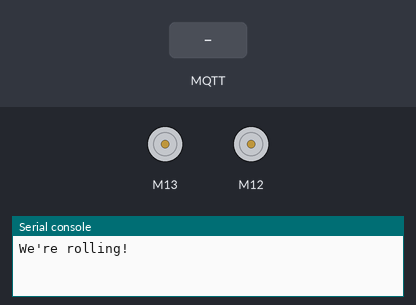
The program below on a simulated Raspberry Pi Pico running CircuitPython. Parts: 2 × DC motor (green arrow = forward, orange = backward, longer = faster), the last lines printed to the serial console. The inputs (shaded band) are chosen by the test bench. No MQTT or app messages arrive unless stated.

Above: at 2.9 s.
3.0 s: MQTT message "forward" arrives on the first subscribed topic
At 4.2 s:
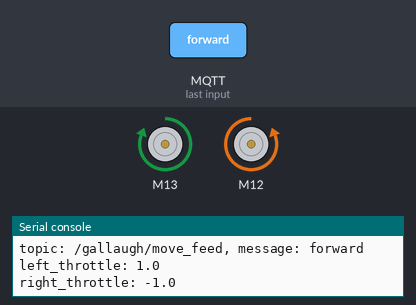
4.5 s: MQTT message "back" arrives on the first subscribed topic
At 5.4 s:
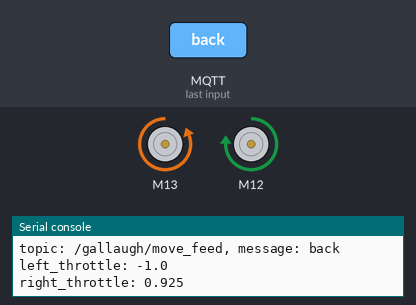
6.0 s: MQTT message "left" arrives on the first subscribed topic
At 6.6 s:
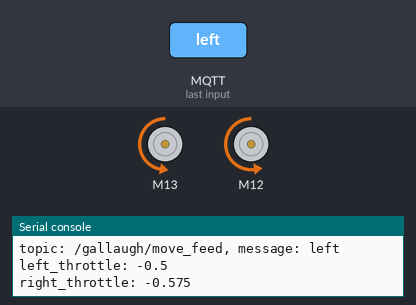
7.5 s: MQTT message "right" arrives on the first subscribed topic
At 8.9 s:
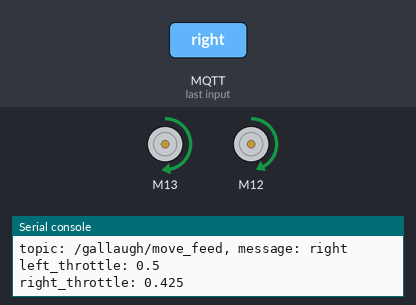
Timing chart, 0 to 10.0 s (numbered marks = the images above; inputs shaded):
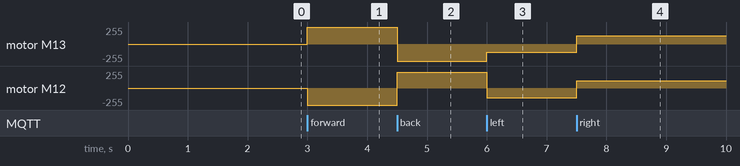

The program:

code.py
```python
# MQTT Raspberry Pi Pico W Robot with BC MQTT Server & CircuitPython
# Assumes:
# - Pico's MAC address has been registered at helix.bc.edu
# - Client is running on eduroam
# - settings.toml has these values:
#  CIRCUITPY_WIFI_SSID = "BostonCollege"
#  CIRCUITPY_WIFI_PASSWORD = ""
#   BROKER="makerspaceserv.bc.edu"
#   PORT = 1884
# Set your

import board, time, pwmio
import os, ssl, socketpool, wifi
import adafruit_minimqtt.adafruit_minimqtt as MQTT
from audiopwmio import PWMAudioOut as AudioOut
# from audiomp3 import MP3Decoder
from adafruit_motor import servo

# define key values:
feeds = "gallaugh" # feeds entered in browser console like /gallaugh/move_feed
broker=os.getenv("BROKER")

# Setup servo on GP15 left GP14 right
pwm_left = pwmio.PWMOut(board.GP13, frequency=50)
pwm_right = pwmio.PWMOut(board.GP12, frequency=50)
servo_left = servo.ContinuousServo(pwm_left)
servo_right = servo.ContinuousServo(pwm_right)

left_adjust = 0.0
right_adjust = 0.075

def move_servo(left_throttle, right_throttle):
    right_reverse = -1.0
    left_reverse = 1.0
    # servo_left.throttle = (left_throttle + left_adjust) * left_reverse
    throttle = max(min((left_throttle + left_adjust) * left_reverse, 1.0), -1.0)
    print("left_throttle:", throttle)
    servo_left.throttle = throttle

    throttle = max(min((right_throttle + right_adjust) * right_reverse, 1.0), -1.0)
    print("right_throttle:", throttle)
    servo_right.throttle = throttle

# # Setup speaker
# audio = AudioOut(board.GP16) # assuming tip of Audio pin to GP16
# path = "/sd/robot_sounds_named/" # name of folder on SD card containing audio files

# Setup MP3 decoder
# filename = "startup.mp3"
# mp3_file = open(path + filename, "rb")
# decoder = MP3Decoder(mp3_file)
#
# # function to play an mp3 file
# def play_mp3(filename):
#     decoder.file = open(path + filename, "rb")
#     audio.play(decoder)

# # Get adafruit io username and key from settings.toml
# aio_username = os.getenv('ADAFRUIT_AIO_USERNAME')
# aio_key = os.getenv('ADAFRUIT_AIO_KEY')
#
# # Setup a feed: This may have a different name than your Dashboard
# move_feed = aio_username + "/feeds/move_feed"
# sounds_feed = aio_username + "/feeds/sounds_feed"

# For BC MQTT Server
move_feed = f"/{feeds}/move_feed"
sounds_feed = f"/{feeds}/sounds_feed"

# Setup functions to respond to MQTT events

def connected(client, userdata, flags, rc):
    # Connected to broker at adafruit io
    print(f"Connected to {broker}! Listening for topic changes in feeds I've subscribed to on /{feeds}/")
    # Subscribe to all changes on the feed.
    client.subscribe(move_feed)
    client.subscribe(sounds_feed)

def disconnected(client, userdata, rc):
    # Disconnected from the broker at adafruit io
    print(f"Disconnected from {broker}!")

def message(client, topic, message):
    # The bulk of your code to respond to MQTT will be here, NOT in while True:
    print(f"topic: {topic}, message: {message}")
    if topic == sounds_feed: # sound button was pressed
        if message != "0": # ignore button release message "0"
            # play_mp3(message)
            print("This is where I would have played sound")
    elif topic == move_feed: # robot directions
        if message == "stop":
            # stop both servos
            move_servo(0.0, 0.0)
        elif message == "forward":
            move_servo(1.0, 1.0)
        elif message == "back":
            move_servo(-1.0, -1.0)
        elif message == "left":
            move_servo(-0.5, 0.5)
        elif message == "right":
            move_servo(0.5, -0.5)

# Connect to WiFi
print(f"Connecting to WiFi")
wifi.radio.connect(os.getenv("CIRCUITPY_WIFI_SSID"), os.getenv("CIRCUITPY_WIFI_PASSWORD"))
print("Connected!")

# Create a socket pool
pool = socketpool.SocketPool(wifi.radio)

# Set up a MiniMQTT Client - this is our current program that subscribes or "listens")
mqtt_client = MQTT.MQTT(
    broker=os.getenv("BROKER"),
    port=os.getenv("PORT"),
    # username=aio_username,
    # password=aio_key,
    socket_pool=pool,
    ssl_context=ssl.create_default_context(),
)

# Setup the "callback" mqtt methods above
mqtt_client.on_connect = connected
mqtt_client.on_disconnect = disconnected
mqtt_client.on_message = message

# Connect to the MQTT broker (adafruit io for us)
print(f"Connecting to {broker}...")
mqtt_client.connect()

# play_mp3("startup.mp3")
print("We're rolling!")

while True:
    # keep checking the mqtt message queue
    try:
        # keep checking the mqtt message queue
        mqtt_client.loop()
        # If you had other non mqtt code, you could add it here.
    except MQTT.MMQTTException as e:
        print(f"MQTT Error: {e}")
        # Optional: Add a delay before reconnecting
        time.sleep(1)
        try:
            # Try to reconnect
            print("Attempting to reconnect...")
            mqtt_client.reconnect()
            print("Reconnected successfully!")
        except Exception as reconnect_error:
            print(f"Reconnection failed: {reconnect_error}")
            # Optional: Wait longer before next attempt
            time.sleep(5)
    except Exception as general_error:
        # Catch any other errors
        print(f"General error: {general_error}")
        time.sleep(1)
```

Measured:
- after the input at 3.0 s, motor M13: stopped → forward 255/255 at once; motor M12: stopped → backward 255/255 at once
- after the input at 4.5 s, motor M13: forward 255/255 → backward 255/255 at once; motor M12: backward 255/255 → forward 235/255 at once
- after the input at 6.0 s, motor M13: backward 255/255 → backward 127/255 at once; motor M12: forward 235/255 → backward 146/255 at once
- after the input at 7.5 s, motor M13: backward 127/255 → forward 127/255 at once; motor M12: backward 146/255 → forward 108/255 at once
